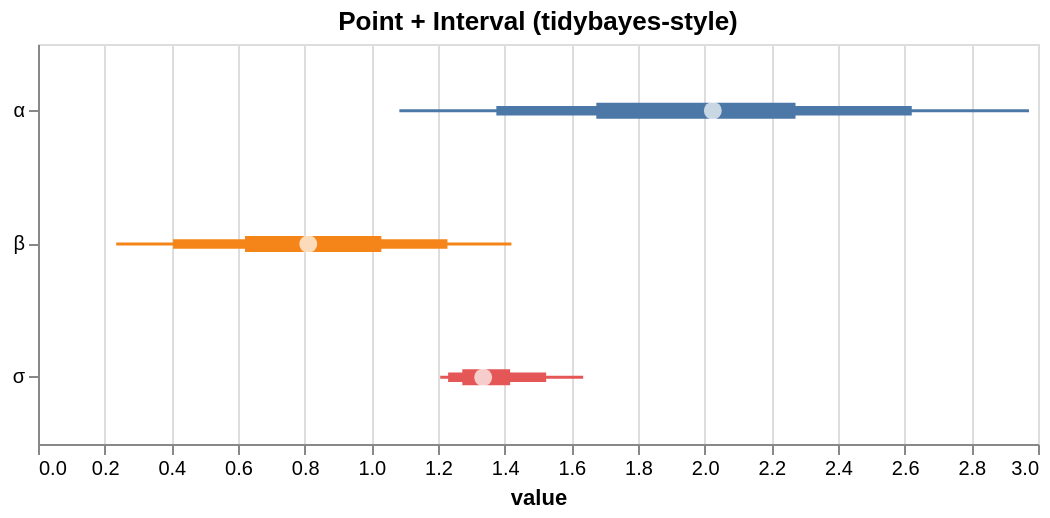

Specify this chart in Vega-Lite:
### Vega-Lite specification from a JSON file in a GitHub repository (floating-point values rounded to 4 significant figures)
{"$schema": "https://vega.github.io/schema/vega-lite/v5.json", "height": 200, "layer": [{"encoding": {"x2": {"field": "hi_0_95_"}, "x": {"field": "lo_0_95_", "title": "value", "type": "quantitative"}, "color": {"field": "parameter", "type": "nominal", "legend": null}, "y": {"axis": {"title": null}, "field": "parameter", "type": "nominal"}}, "mark": {"strokeWidth": 1.5, "type": "rule"}}, {"encoding": {"x2": {"field": "hi_0_8_"}, "x": {"field": "lo_0_8_", "title": "value", "type": "quantitative"}, "color": {"field": "parameter", "type": "nominal", "legend": null}, "y": {"axis": {"title": null}, "field": "parameter", "type": "nominal"}}, "mark": {"strokeWidth": 4.75, "type": "rule"}}, {"encoding": {"x2": {"field": "hi_0_5_"}, "x": {"field": "lo_0_5_", "title": "value", "type": "quantitative"}, "color": {"field": "parameter", "type": "nominal", "legend": null}, "y": {"axis": {"title": null}, "field": "parameter", "type": "nominal"}}, "mark": {"strokeWidth": 8.0, "type": "rule"}}, {"encoding": {"x": {"field": "__point__", "type": "quantitative"}, "y": {"field": "parameter", "type": "nominal"}}, "mark": {"filled": true, "color": "white", "size": 80, "type": "point"}}], "data": {"values": [{"parameter": "α", "lo_0_95_": 1.084, "lo_0_8_": 1.375, "hi_0_8_": 2.621, "hi_0_5_": 2.273, "__point__": 2.024, "hi_0_95_": 2.973, "lo_0_5_": 1.675}, {"parameter": "β", "lo_0_95_": 0.2347, "lo_0_8_": 0.4054, "hi_0_8_": 1.228, "hi_0_5_": 1.03, "__point__": 0.8107, "hi_0_95_": 1.42, "lo_0_5_": 0.621}, {"parameter": "σ", "lo_0_95_": 1.207, "lo_0_8_": 1.23, "hi_0_8_": 1.524, "hi_0_5_": 1.416, "__point__": 1.335, "hi_0_95_": 1.636, "lo_0_5_": 1.273}]}, "title": "Point + Interval (tidybayes-style)", "width": 500}
